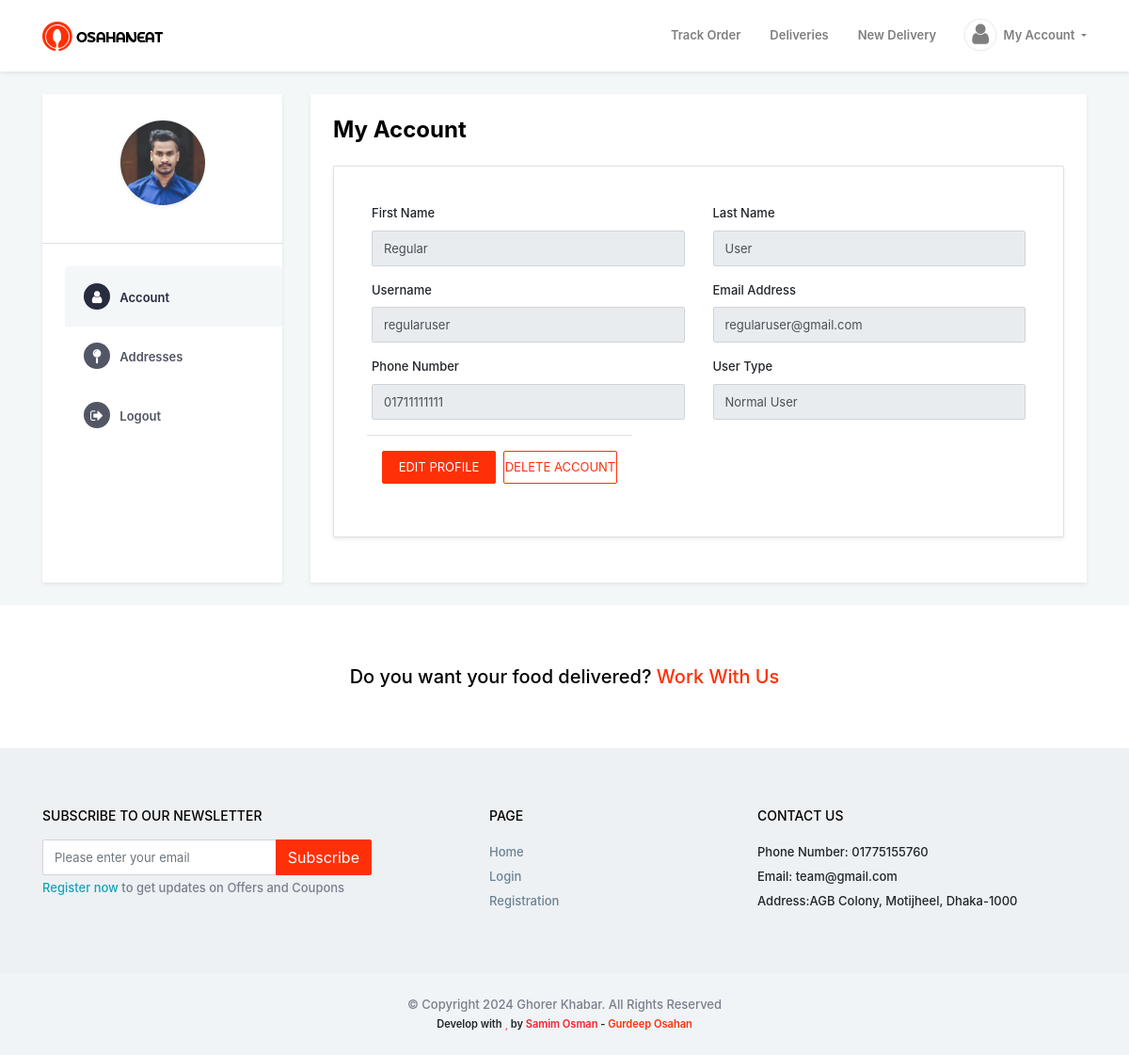
The app's page /my-account/ (signed in) with its own data.
### account/models.py (models this page shows, shortened)
class Normal_User(models.Model):
    user = models.ForeignKey(Custom_User, on_delete=models.CASCADE, related_name='regular_user')
    first_name = models.CharField(max_length=50, blank=True, null=True)
    last_name = models.CharField(max_length=50, blank=True, null=True)
    profile_picture = models.ImageField(upload_to='regular_user/picture/', blank=True, null=True)

class Custom_User(AbstractBaseUser, PermissionsMixin):
    USER_TYPE = (
        ('Admin', 'Admin'),
        ('Staff', 'Staff'),
        ('Normal User', 'Normal User'),
        ('Merchant', 'Merchant'),
    )
    username = models.CharField(max_length=100, validators=[UnicodeUsernameValidator], unique=True)
    email = models.EmailField(max_length=150)
    phone_number = models.CharField(max_length=14)
    user_type = models.CharField(choices=USER_TYPE, blank=True, null=True, max_length=20)
    joined_date = models.DateTimeField(auto_now_add=True)
    update_date = models.DateTimeField(auto_now=True)
    is_active = models.BooleanField(default=True)
    is_superuser = models.BooleanField(default=False)
    is_staff = models.BooleanField(default=False)
    is_varified = models.BooleanField(default=False)
    auth_token = models.CharField(max_length=500, blank=True, null=True)
    otp_token = models.CharField(max_length=6, blank=True, null=True)
    objects = BaseManager()
    USERNAME_FIELD = 'username'
    REQUIRED_FIELDS = ['email', 'phone_number']

### account/views.py (the view)
# urls.py: path('my-account/', my_account, name='my_account'),
@login_required
def my_account(request):
    if request.user.user_type == 'Admin' or request.user.user_type == 'Staff':
        return redirect('admin_dashboard')
    user = request.user
    context = {}
    if user.user_type == 'Merchant':
        merchant = get_object_or_404(Merchant_User, user=user)
        context['merchant'] = merchant
    elif user.user_type == 'Normal User':
        normal_user = get_object_or_404(Normal_User, user=user)
        context['normal_user'] = normal_user
    return render(request, 'account/my_account/my_account.html', context)

### templates/account/my_account/my_account.html (shortened to what this page needs)
{% extends 'base/base.html' %}
{% load static %}
{% block body_content %}
<section class="section pt-4 pb-4 osahan-account-page">
   <div class="container">
      <div class="row">
         <div class="col-md-3">
            <div class="osahan-account-page-left shadow-sm bg-white h-100">
               <div class="border-bottom p-4">
                  <div class="osahan-user text-center">
                     <div class="osahan-user-media">
                        {% if request.user.user_type == 'Normal User' %}
                        {% if normal_user.profile_picture %}
                        <img class="mb-3 rounded-pill shadow-sm mt-1" src="{{normal_user.profile_picture.url}}" alt="{{request.user.username}}">
                        {% else %}
                        <i class="mb-3 rounded-pill shadow-sm mt-1 fa fa-user fa-5x"></i>
                        {% endif %}
                        {% elif request.user.user_type == 'Merchant' %}
                        {% if merchant.company_logo %}
                        <img class="mb-3 rounded-pill shadow-sm mt-1" src="{{merchant.company_logo.url}}" alt="{{request.user.username}}">
                        {% else %}
                        <i class="mb-3 rounded-pill shadow-sm mt-1 fa fa-user fa-5x"></i>
                        {% endif %}
                        {% endif %}
                     </div>
                  </div>
               </div>
               <ul class="nav nav-tabs flex-column border-0 pt-4 pl-4 pb-4" id="myTab" role="tablist">
                  <li class="nav-item">
                     <a class="nav-link active" id="orders-tab" data-toggle="tab" href="#profile" role="tab"
                        aria-controls="orders" aria-selected="true"><i class="fa fa-user"></i> Account</a>
                  </li>
                  <li class="nav-item">
                     <a class="nav-link" id="addresses-tab" data-toggle="tab" href="#addresses" role="tab"
                        aria-controls="addresses" aria-selected="false"><i class="fa fa-map-pin"></i>
                        Addresses</a>
                  </li>
                  <li class="nav-item">
                     <a class="nav-link" id="addresses-tab" href="{% url 'logout' %}" role="tab"
                        aria-controls="addresses" aria-selected="false">
                        <i class="fa fa-sign-out" aria-hidden="true"></i></i> Logout</a>
                  </li>
               </ul>
            </div>
         </div>
         <div class="col-md-9">
            <div class="osahan-account-page-right shadow-sm bg-white p-4 h-100">
               <div class="tab-content" id="myTabContent">
                  {% include './profile.html' %}
               </div>
            </div>
         </div>
      </div>
   </div>
</section>
{% endblock body_content %}

### templates/account/my_account/profile.html (shortened to what this page needs)
{% load static %}
<div class="tab-pane fade show active" id="profile" role="tabpanel" aria-labelledby="orders-tab">
    <h4 class="font-weight-bold mt-0 mb-4">My Account</h4>
    <div class="bg-white card mb-4 order-list shadow-sm">
        <div class="gold-members p-4">
            <div>
                <div class="modal-content">
                    <div class="modal-body">
                        <div class="form-row">
                            {% if request.user.user_type == 'Normal User' %}
                            <div class="form-group col-md-12">
                                <div class="row">
                                    <div class="col-6">
                                        <label for="inputPassword4">First Name
                                        </label>
                                        <input type="text" {% if normal_user.first_name %}value="{{normal_user.first_name}}"{% endif %} class="form-control" readonly>
                                    </div>
                                    <div class="col-6">
                                        <label for="inputPassword4">Last Name
                                        </label>
                                        <input type="text" {% if normal_user.last_name %}value="{{normal_user.last_name}}"{% endif %} class="form-control" readonly>
                                    </div>
                                </div>
                            </div>
                            {% endif %}
                            <div class="form-group col-md-12">
                                <div class="row">
                                    <div class="col-6">
                                        <label for="inputPassword4">Username
                                        </label>
                                        <input type="text" value="{{request.user.username}}" class="form-control" readonly>
                                    </div>
                                    <div class="col-6">
                                        <label for="inputPassword4">Email Address
                                        </label>
                                        <input type="text" value="{{request.user.email}}" class="form-control" readonly>
                                    </div>
                                </div>
                            </div>
                            <div class="form-group col-md-12">
                                <div class="row">
                                    <div class="col-6">
                                        <label for="inputPassword4">Phone Number
                                        </label>
                                        <input type="text" value="{{request.user.phone_number}}" class="form-control" readonly>
                                    </div>
                                    <div class="col-6">
                                        <label for="inputPassword4">User Type
                                        </label>
                                        <input type="text" value="{{request.user.user_type}}" class="form-control" readonly>
                                    </div>
                                </div>
                            </div>
                            <div class="modal-footer">
                                <button type="button" class="btn d-flex w-50 text-center  justify-content-center btn-primary" data-toggle="modal"  data-target="#edit-profile-modal">EDIT PROFILE</button>
                                <button type="button" class="btn d-flex w-50 text-center justify-content-center btn-outline-primary" data-dismiss="modal">DELETE ACCOUNT
                                </button>
                             </div>
                        </div>
                    </div>
                </div>
            </div>
        </div>
    </div>
</div>

### static/home/css/osahan.css (style rules this page uses)
body { background: #f3f7f8; font-size: 13px; font-weight: 500; }
button, a { outline: none !important; color: #ff3008; text-decoration: none !important; }
img { image-rendering: auto; }
.h1,.h2,.h3,.h4,.h5,.h6,h1,h2,h3,h4,h5,h6 { color: #000000; }
:root { --input-padding-x: 1.5rem; --input-padding-y: 0.75rem; }
.modal-footer .btn { font-size: 14px; padding: 12px 16px; }
.btn-primary, .badge-danger { background-color: #ff3008 !important; border-color: #ff3008 !important; }
.btn-outline-primary { color: #ff3008 !important; border-color: #ff3008 !important; }
.modal-content { border: none; border-radius: 2px; }
.btn { border-radius: 2px; }
.form-control { font-size: 13px; border-radius: 2px; min-height: 38px; }
.card { border-radius: 2px; }
.order-list .btn { border-radius: 2px; min-width: 121px; font-size: 13px; padding: 7px 0 7px 0; }
.osahan-account-page-left .nav-link { padding: 18px 20px; border: none; font-weight: 600; color: #535665; }
.osahan-account-page-left .nav-link i { width: 28px; height: 28px; background: #535665; display: inline-block; text-align: center; line-height: 29px; font-size: 15px; border-radius: 50px; margin: 0 7px 0 0px; color: #fff; }
.osahan-account-page-left .nav-link.active { background: #f3f7f8; color: #282c3f !important; }
.osahan-account-page-left .nav-link.active i { background: #282c3f !important; }
.osahan-user-media img { width: 90px; }

### records on screen
Normal_User: profile_picture (picture), first_name "Regular", last_name "User"
Custom_User: user.username "regularuser", user.email "regularuser@gmail.com", user.phone_number "01711111111", user.user_type "Normal User"
